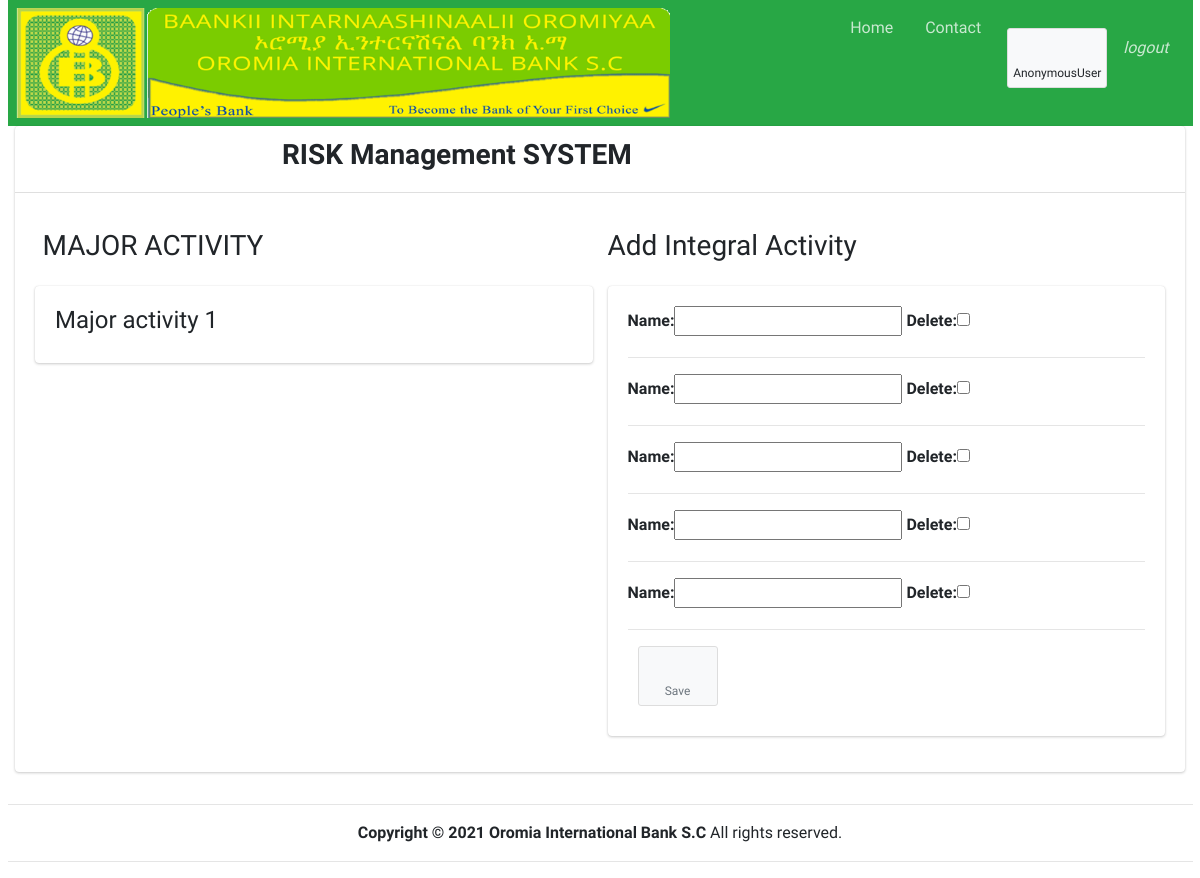
The page /createIntegralActivity/1/ on the database as committed earlier.
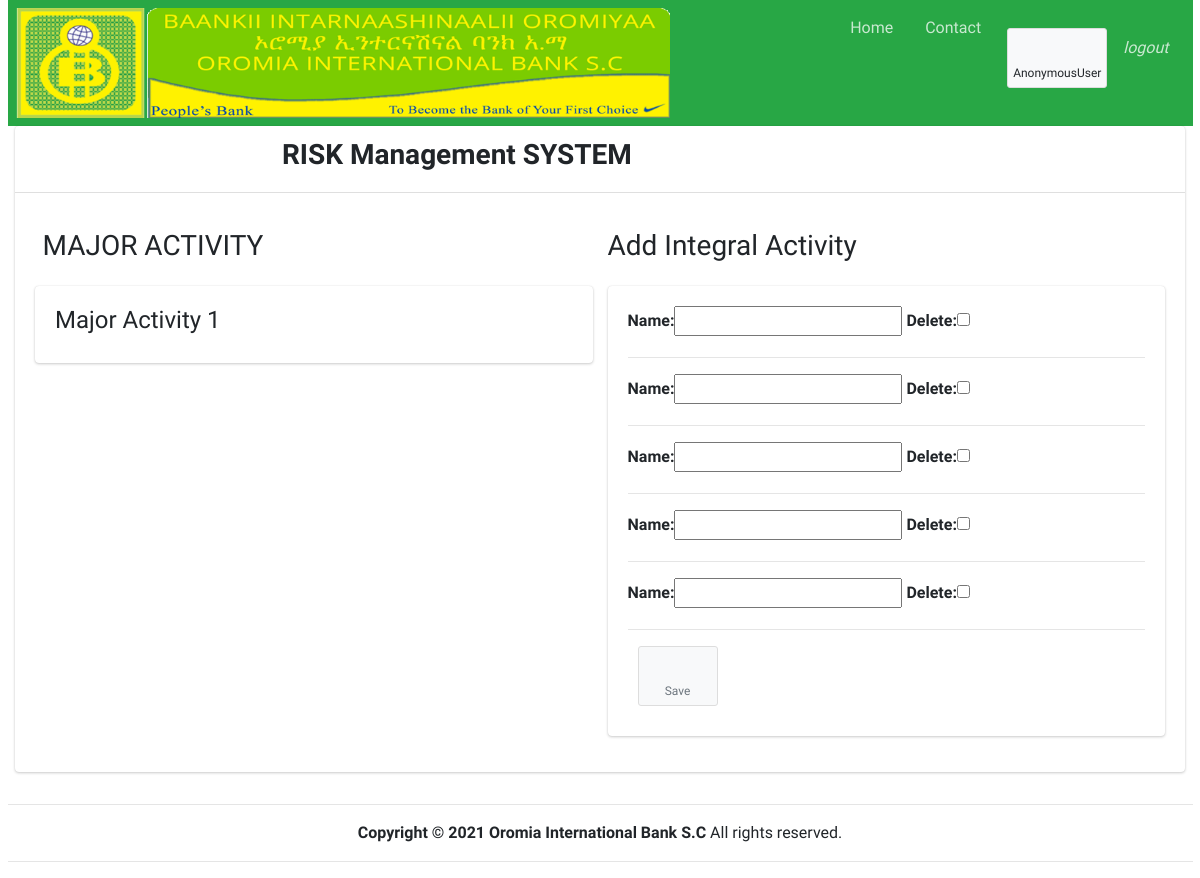
The same page on the database as committed later.
### start1/models.py (models this page shows, shortened)
class MajorActivity(models.Model):
    name = models.CharField(max_length=300)
    added_by = models.ForeignKey(settings.AUTH_USER_MODEL, null=True, blank=True, on_delete=models.SET_NULL)

### start1/views.py (the view)
# urls.py: path('createIntegralActivity/<str:pk>/', views.createIntegralActivity, name='createIntegralActivity'),
def createIntegralActivity(request, pk):
    IFormSet = inlineformset_factory(MajorActivity, IntegralActivity, fields=('major_Activity', 'name'), extra=5)
    ma = MajorActivity.objects.get(id=pk)
    form = IFormSet(queryset=IntegralActivity.objects.none(), instance=ma)
    if request.method == 'POST':
        form = IFormSet(request.POST, instance=ma)
        if form.is_valid():
            form.save()
            messages.success(request, 'Saved successfully')
            return redirect('majorActivity')
    context ={'majorActivity':ma, 'form':form}
    return render(request, "createIntegralActivity.html", context)

### start1/templates/createIntegralActivity.html (shortened to what this page needs)
{% extends "base.html" %}
{% block page_content %}
    <div class="container-fluid">
      <p>
        <div class="row">
           <div class="col"><h3> MAJOR ACTIVITY </h3></div>
           <div class="col">
              <h3> Add Integral Activity</h3>
           </div>
           </div>
        </div>
      <div class="row">
        <div class="col">
          <div>
            <div class="card card-body">
             <h4>{{majorActivity.name}}</h4>
            </div>
          </div>
        </div>
        <div class="col">
          <div>
            <div class="card card-body">
                <form method="post">
                    {% for form in form %}
                    {{ form }}
                    <hr>
                    {% endfor %}
                    <button class="btn btn-app btn-sm mr-4" type="submit" value="Submit"><i class="fas fa-save"></i> Save</button>
                </form>
            </div>
          </div>
        </div>
      </div>
    </div>
{% endblock %}

Rows that differ between the two databases and show on the page:
changed MajorActivity: name "Major activity 1" → "Major Activity 1"
